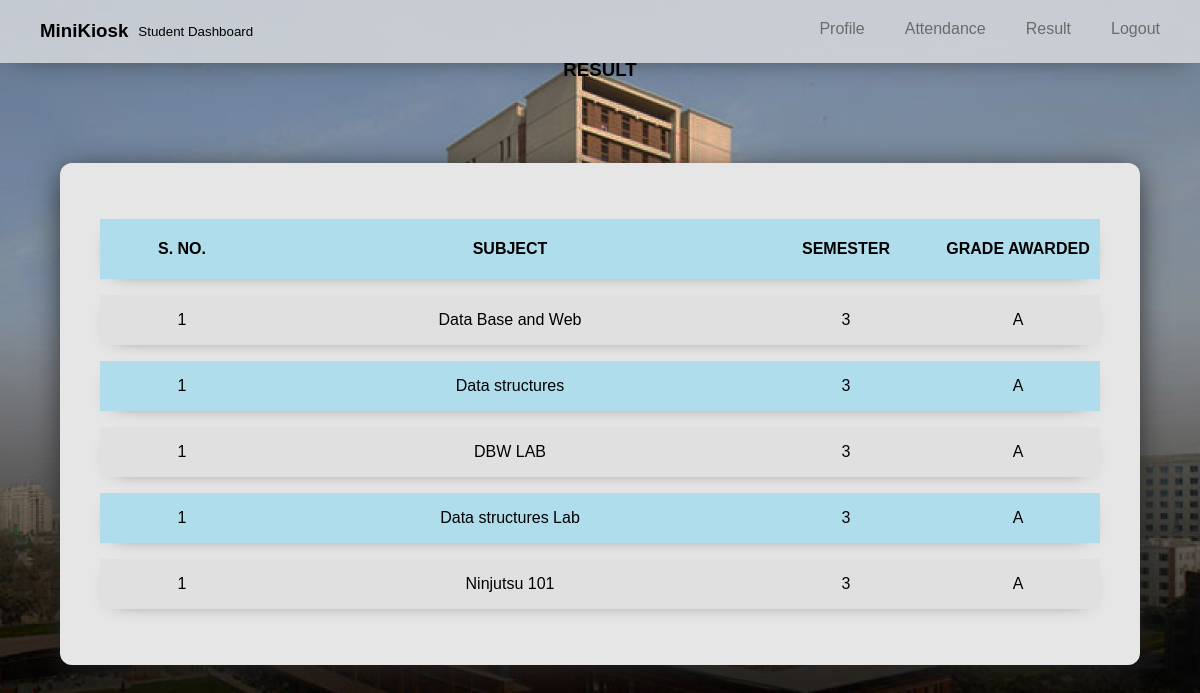
The app's page /student/results.php (signed in) with its own data.
### tables this page shows
CREATE TABLE `result` (
  `s_id` int(11) DEFAULT NULL,
  `subject` varchar(255) DEFAULT NULL,
  `semester` int(11) DEFAULT NULL,
  `grade` varchar(2) DEFAULT NULL
);

### student/results.php (the view, shortened to what this page needs)
<?php
include "../partials/sql_connect.php";
?>
<?php
$id = $_SESSION["id"];
$result_res = mysqli_query($conn, "select subject,semester,grade from result where s_id=$id");
$results = array();
while ($temp = mysqli_fetch_assoc($result_res)) {
    array_push($results, $temp);
}
?>
<!DOCTYPE html>
<html>
<head>
    <link rel="stylesheet" href="static/student.css">
</head>
<body>
    <?php include "../partials/navbarStudent.php"  ?>
    <div class="heading">
        <h3>RESULT</h3>
    </div>
    <div id="container">
        <table style="width:100%">
            <tr style="height:60px">
                <th style="width:10%" ;>S. NO.</th>
                <th>SUBJECT</th>
                <th style="width:18%">SEMESTER</th>
                <th style="width:15%">GRADE AWARDED</th>
            </tr>
            <?php
            $ct = 1;
            foreach ($results as $result) {
                echo '<tr style="height:50px" ;bgcolor="lightblue">';
                echo "<td>$ct</td>";
                foreach($result as $key => $val)
                {
                    echo "<td>$val</td>";
                }
                echo '</tr>';
            }
            ?>
        </table>
    </div>
</body>
</html>

### student/static/student.css (style rules this page uses)
* { margin: 0; padding: 0; font-family: sans-serif; }
body { background-image: url("../assets/jaypee.jpg"); background-size: 100%; background-attachment: fixed; }
table { border-collapse: separate; border-spacing: 0 1rem; }
th, td, tr { min-width: 150px; padding: 8px 7px; text-align: center; }
tr { box-shadow: 0px 5px 20px -15px rgb(37, 37, 37); }
tr:nth-child(odd) { background-color: rgba(144, 216, 238, 0.637); }
tr:nth-child(even) { background-color: rgba(223, 223, 223, 0.808); }
td { margin: 10px; }

### student/results.php (style rules this page uses)
#container { margin-left: auto; margin-right: auto; margin-top: 100px; padding: 40px; background: #e6e6e6; max-width: 1000px; box-shadow: 0px 5px 30px -3px rgb(37, 37, 37); border-radius: 12px; }
.heading { position: absolute; left: 50%; top: 50%; transform: translate(-50%, -1550%); }
table { border-collapse: separate; border-spacing: 0 1rem; }
th, td { text-align: center; }
tr:nth-child(odd) { background-color: rgba(144, 216, 238, 0.637); }
tr:nth-child(even) { background-color: rgba(223, 223, 223, 0.808); }
tr { box-shadow: 0px 5px 20px -15px rgba(37, 37, 37); }

### records on screen
result: subject "Data Base and Web", semester "3", grade "A"
result: subject "Data structures", semester "3", grade "A"
result: subject "DBW LAB", semester "3", grade "A"
result: subject "Data structures Lab", semester "3", grade "A"
result: subject "Ninjutsu 101", semester "3", grade "A"
